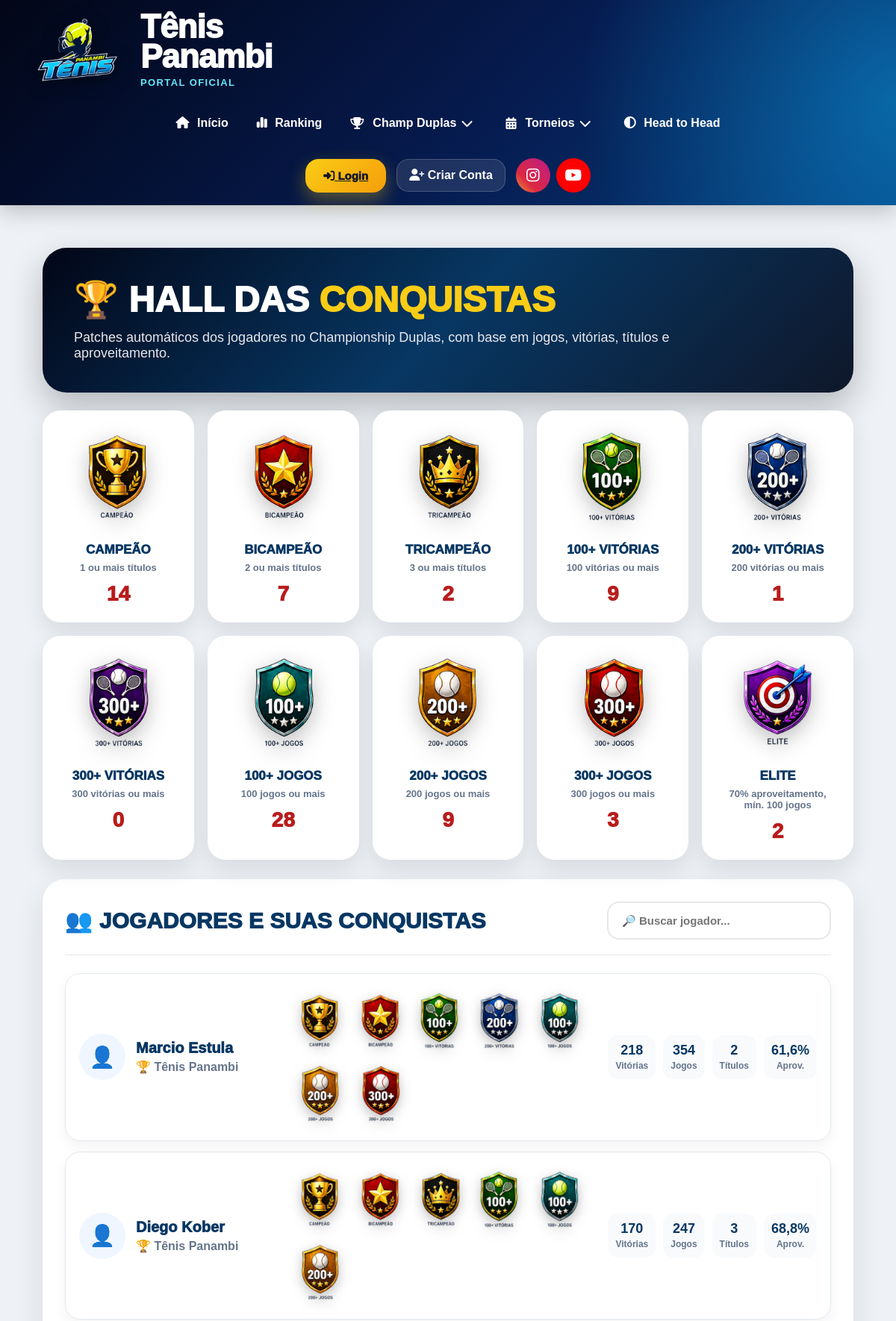
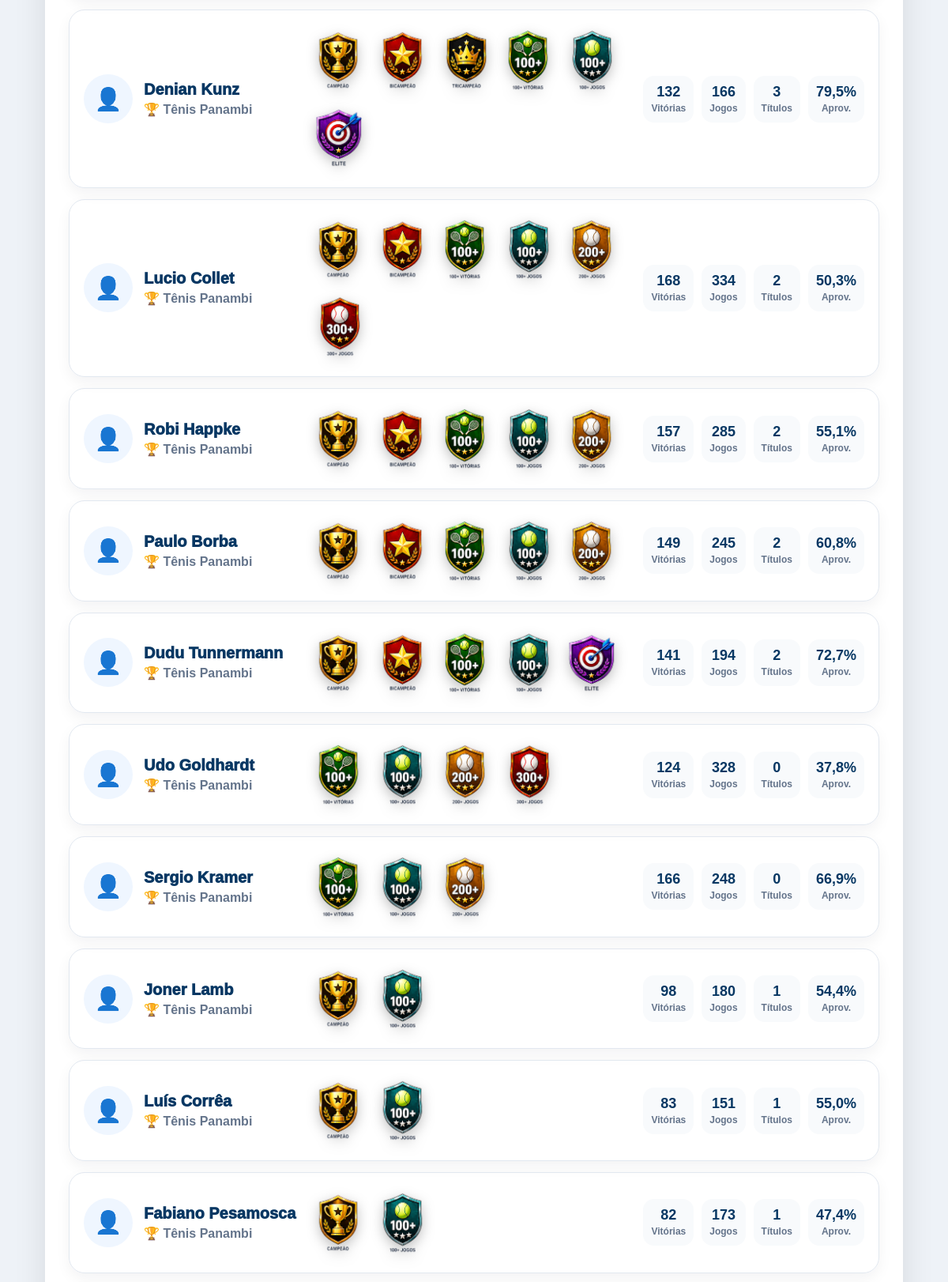
/champ-duplas/selos/ (upper part), run on the app's committed database (2 pictures, top to bottom).
### core/models.py (models this page shows, shortened)
class Jogador(models.Model):
    CATEGORIAS = [
        ('A', 'Categoria A'),
        ('B', 'Categoria B'),
        ('C', 'Categoria C'),
    ]
    NIVEIS = [
        ('INICIANTE', 'Iniciante'),
        ('INTERMEDIARIO', 'Intermediário'),
        ('AVANCADO', 'Avançado'),
    ]
    MAOS = [
        ('DIREITA', 'Direita'),
        ('ESQUERDA', 'Esquerda'),
    ]
    BACKHANDS = [
        ('UMA_MAO', '1 mão'),
        ('DUAS_MAOS', '2 mãos'),
    ]
    ESTILOS_JOGO = [
        ('OFENSIVO', 'Ofensivo'),
        ('DEFENSIVO', 'Defensivo'),
        ('ALL_COURT', 'All Court'),
        ('SAQUE_VOLEIO', 'Saque e Voleio'),
    ]
    CLUBES = [
        ('TENIS_PANAMBI', 'Tênis Panambi'),
        ('AABB', 'AABB'),
        ('AFUBRA', 'Afubra'),
        ('OUTRO', 'Outro'),
    ]
    usuario = models.OneToOneField(
        User,
        on_delete=models.SET_NULL,
        null=True,
        blank=True
    )
    nome = models.CharField(max_length=150)
    email = models.EmailField(
        blank=True,
        null=True
    )
    telefone = models.CharField(
        max_length=30,
        blank=True,
        null=True
    )
    cidade = models.CharField(
        max_length=100,
        blank=True,
        null=True
    )
    categoria = models.CharField(
        max_length=1,
        choices=CATEGORIAS,
        blank=True,
        null=True
    )
    nivel = models.CharField(
        max_length=20,
        choices=NIVEIS,
        default='INICIANTE'
    )
    mao_dominante = models.CharField(
        max_length=20,
        choices=MAOS,
        default='DIREITA'
    )
    raquete = models.CharField(
        max_length=100,
        blank=True,
        null=True
    )
    instagram = models.CharField(
        max_length=100,
        blank=True,
        null=True
    )
    foto = models.ImageField(
        upload_to='jogadores/',
        blank=True,
        null=True
    )
    ano_inicio = models.PositiveIntegerField(
        blank=True,
        null=True,
        verbose_name='Ano que começou a jogar'
    )
    clube = models.CharField(
        max_length=30,
        choices=CLUBES,
        blank=True,
        null=True
    )
    backhand = models.CharField(
        max_length=20,
        choices=BACKHANDS,
        blank=True,
        null=True
    )
    estilo_jogo = models.CharField(
        max_length=30,
        choices=ESTILOS_JOGO,
        blank=True,
        null=True
    )
    jogador_favorito = models.CharField(
        max_length=100,
        blank=True,
        null=True
    )
    frase_pessoal = models.CharField(
        max_length=200,
        blank=True,
        null=True
    )
    jogos_historicos = models.IntegerField(default=0)
    vitorias_historicas = models.IntegerField(default=0)
    derrotas_historicas = models.IntegerField(default=0)
    titulos_cd = models.IntegerField(default=0)
    vice_cd = models.IntegerField(default=0)
    semifinal_cd = models.IntegerField(default=0)
    ativo = models.BooleanField(default=False)
    cadastro_revisado = models.BooleanField(default=False)
    criado_em = models.DateTimeField(auto_now_add=True)
    class Meta:
        ordering = ['categoria', 'nome']

### core/views.py (the view)
def selos_championship(request):
    jogadores_ids_sistema = ParticipanteJogo.objects.filter(
        jogo__status='CONFIRMADO',
        jogo__tipo_jogo='CHAMPIONSHIP_DUPLAS'
    ).values_list(
        'jogador_id',
        flat=True
    ).distinct()
    jogadores = Jogador.objects.filter(
        id__in=jogadores_ids_sistema
    ) | Jogador.objects.filter(
        jogos_historicos__gt=0
    ) | Jogador.objects.filter(
        vitorias_historicas__gt=0
    ) | Jogador.objects.filter(
        derrotas_historicas__gt=0
    ) | Jogador.objects.filter(
        titulos_cd__gt=0
    ) | Jogador.objects.filter(
        vice_cd__gt=0
    )
    jogadores = jogadores.distinct().exclude(
        usuario__is_staff=True
    ).exclude(
        usuario__is_superuser=True
    ).order_by('nome')
    lista_jogadores = []
    contadores = {
        'campeao': 0,
        'bicampeao': 0,
        'tricampeao': 0,
        'vitorias_100': 0,
        'vitorias_200': 0,
        'vitorias_300': 0,
        'jogos_100': 0,
        'jogos_200': 0,
        'jogos_300': 0,
        'elite': 0,
    }
    for jogador in jogadores:
        participacoes = ParticipanteJogo.objects.filter(
            jogador=jogador,
            jogo__status='CONFIRMADO',
            jogo__tipo_jogo='CHAMPIONSHIP_DUPLAS'
        )
        jogos_sistema = participacoes.count()
        vitorias_sistema = participacoes.filter(vencedor=True).count()
        derrotas_sistema = participacoes.filter(vencedor=False).count()
        total_jogos = jogador.jogos_historicos + jogos_sistema
        total_vitorias = jogador.vitorias_historicas + vitorias_sistema
        total_derrotas = jogador.derrotas_historicas + derrotas_sistema
        aproveitamento = 0
        if total_jogos > 0:
            aproveitamento = round(
                (total_vitorias / total_jogos) * 100,
                1
            )
        selos = []
        if jogador.titulos_cd >= 1:
            selos.append({
                'texto': 'Campeão',
                'imagem': 'img/patches/campeao.png'
            })
            contadores['campeao'] += 1
        if jogador.titulos_cd >= 2:
            selos.append({
                'texto': 'Bicampeão',
                'imagem': 'img/patches/bicampeao.png'
            })
            contadores['bicampeao'] += 1
        if jogador.titulos_cd >= 3:
            selos.append({
                'texto': 'Tricampeão',
                'imagem': 'img/patches/tricampeao.png'
            })
            contadores['tricampeao'] += 1
        if total_vitorias >= 100:
            selos.append({
                'texto': '100+ Vitórias',
                'imagem': 'img/patches/100_vitorias.png'
            })
            contadores['vitorias_100'] += 1
        if total_vitorias >= 200:
            selos.append({
                'texto': '200+ Vitórias',
                'imagem': 'img/patches/200_vitorias.png'
            })
            contadores['vitorias_200'] += 1
        if total_vitorias >= 300:
            selos.append({
                'texto': '300+ Vitórias',
                'imagem': 'img/patches/300_vitorias.png'
            })
            contadores['vitorias_300'] += 1
        if total_jogos >= 100:
            selos.append({
                'texto': '100+ Jogos',
                'imagem': 'img/patches/100_jogos.png'
            })
            contadores['jogos_100'] += 1
        if total_jogos >= 200:
            selos.append({
                'texto': '200+ Jogos',
                'imagem': 'img/patches/200_jogos.png'
            })
            contadores['jogos_200'] += 1
        if total_jogos >= 300:
            selos.append({
                'texto': '300+ Jogos',
                'imagem': 'img/patches/300_jogos.png'
            })
            contadores['jogos_300'] += 1
        if aproveitamento >= 70 and total_jogos >= 100:
            selos.append({
                'texto': 'Elite',
                'imagem': 'img/patches/elite.png'
            })
            contadores['elite'] += 1
        if selos:
            lista_jogadores.append({
                'jogador': jogador,
                'jogos': total_jogos,
                'vitorias': total_vitorias,
                'derrotas': total_derrotas,
                'titulos': jogador.titulos_cd,
                'aproveitamento': aproveitamento,
                'selos': selos,
                'total_selos': len(selos),
            })
    lista_jogadores = sorted(
        lista_jogadores,
        key=lambda item: (
            item['total_selos'],
            item['titulos'],
            item['vitorias'],
            item['jogos']
        ),
        reverse=True
    )
    return render(
        request,
        'championship/selos.html',
        {
            'jogadores': lista_jogadores,
            'contadores': contadores,
        }
    )

### core/templates/championship/selos.html (shortened to what this page needs)
{% extends 'base/base.html' %}
{% load static %}
{% block content %}
<div class="selos-page">
    <div class="selos-hero">
        <h1>🏆 Hall das <span>Conquistas</span></h1>
        <p>
            Patches automáticos dos jogadores no Championship Duplas, com base em jogos,
            vitórias, títulos e aproveitamento.
        </p>
    </div>
    <div class="conquistas-grid">
        <div class="conquista-card">
            <img src="{% static 'img/patches/campeao.png' %}" class="patch-card">
            <h3>Campeão</h3>
            <p>1 ou mais títulos</p>
            <div class="conquista-num">{{ contadores.campeao }}</div>
        </div>
        <div class="conquista-card">
            <img src="{% static 'img/patches/bicampeao.png' %}" class="patch-card">
            <h3>Bicampeão</h3>
            <p>2 ou mais títulos</p>
            <div class="conquista-num">{{ contadores.bicampeao }}</div>
        </div>
        <div class="conquista-card">
            <img src="{% static 'img/patches/tricampeao.png' %}" class="patch-card">
            <h3>Tricampeão</h3>
            <p>3 ou mais títulos</p>
            <div class="conquista-num">{{ contadores.tricampeao }}</div>
        </div>
        <div class="conquista-card">
            <img src="{% static 'img/patches/100_vitorias.png' %}" class="patch-card">
            <h3>100+ Vitórias</h3>
            <p>100 vitórias ou mais</p>
            <div class="conquista-num">{{ contadores.vitorias_100 }}</div>
        </div>
        <div class="conquista-card">
            <img src="{% static 'img/patches/200_vitorias.png' %}" class="patch-card">
            <h3>200+ Vitórias</h3>
            <p>200 vitórias ou mais</p>
            <div class="conquista-num">{{ contadores.vitorias_200 }}</div>
        </div>
        <div class="conquista-card">
            <img src="{% static 'img/patches/300_vitorias.png' %}" class="patch-card">
            <h3>300+ Vitórias</h3>
            <p>300 vitórias ou mais</p>
            <div class="conquista-num">{{ contadores.vitorias_300 }}</div>
        </div>
        <div class="conquista-card">
            <img src="{% static 'img/patches/100_jogos.png' %}" class="patch-card">
            <h3>100+ Jogos</h3>
            <p>100 jogos ou mais</p>
            <div class="conquista-num">{{ contadores.jogos_100 }}</div>
        </div>
        <div class="conquista-card">
            <img src="{% static 'img/patches/200_jogos.png' %}" class="patch-card">
            <h3>200+ Jogos</h3>
            <p>200 jogos ou mais</p>
            <div class="conquista-num">{{ contadores.jogos_200 }}</div>
        </div>
        <div class="conquista-card">
            <img src="{% static 'img/patches/300_jogos.png' %}" class="patch-card">
            <h3>300+ Jogos</h3>
            <p>300 jogos ou mais</p>
            <div class="conquista-num">{{ contadores.jogos_300 }}</div>
        </div>
        <div class="conquista-card">
            <img src="{% static 'img/patches/elite.png' %}" class="patch-card">
            <h3>Elite</h3>
            <p>70% aproveitamento, mín. 100 jogos</p>
            <div class="conquista-num">{{ contadores.elite }}</div>
        </div>
    </div>
    <div class="jogadores-card">
        <div class="jogadores-header">
            <h2>👥 Jogadores e suas conquistas</h2>
            <div class="busca-selos">
                <input type="text" id="buscaJogadorSelos" placeholder="🔎 Buscar jogador...">
            </div>
        </div>
        {% for item in jogadores %}
            <div class="jogador-row linha-jogador-selo">
                <div class="jogador-info">
                    <div class="avatar-fallback">
                        👤
                    </div>
                    <div>
                        <div class="jogador-nome">{{ item.jogador.nome }}</div>
                        <div class="jogador-sub">🏆 Tênis Panambi</div>
                    </div>
                </div>
                <div class="selos-lista">
                    {% for selo in item.selos %}
                        <img
                            src="{% static selo.imagem %}"
                            class="patch-img"
                            title="{{ selo.texto }}"
                            alt="{{ selo.texto }}"
                        >
                    {% endfor %}
                </div>
                <div class="stats-mini">
                    <div class="stat-mini">
                        <strong>{{ item.vitorias }}</strong>
                        <span>Vitórias</span>
                    </div>
                    <div class="stat-mini">
                        <strong>{{ item.jogos }}</strong>
                        <span>Jogos</span>
                    </div>
                    <div class="stat-mini">
                        <strong>{{ item.titulos }}</strong>
                        <span>Títulos</span>
                    </div>
                    <div class="stat-mini">
                        <strong>{{ item.aproveitamento }}%</strong>
                        <span>Aprov.</span>
                    </div>
                </div>
            </div>
        {% empty %}
            <p>Nenhuma conquista encontrada.</p>
        {% endfor %}
    </div>
</div>
{% endblock %}

### core/templates/base/base.html (style rules this page uses)
* { margin:0; padding:0; box-sizing:border-box; font-family:Arial, Helvetica, sans-serif; }
body { background:#eef2f7; overflow-x:hidden; }
img { max-width:100%; }

### core/templates/championship/selos.html (style rules this page uses)
.selos-page { max-width:1500px; margin:0 auto; padding:22px; }
.selos-hero { background:linear-gradient(135deg,#020617,#073763,#0f172a); color:white; border-radius:32px; padding:42px; margin-bottom:24px; box-shadow:0 18px 45px rgba(0,0,0,.25); }
.selos-hero h1 { font-size:48px; margin:0; font-weight:1000; text-transform:uppercase; }
.selos-hero h1 span { color:#facc15; }
.selos-hero p { font-size:18px; max-width:820px; opacity:.9; margin-top:12px; }
.conquistas-grid { display:grid; grid-template-columns:repeat(auto-fit,minmax(190px,1fr)); gap:18px; margin-bottom:26px; }
.conquista-card { background:white; border-radius:24px; padding:22px; text-align:center; box-shadow:0 12px 30px rgba(0,0,0,.10); transition:.25s; }
.patch-card { width:105px; height:auto; margin-bottom:10px; filter:drop-shadow(0 8px 14px rgba(0,0,0,.25)); transition:.25s; }
.conquista-card h3 { margin:8px 0 6px; color:#073763; font-size:17px; font-weight:1000; text-transform:uppercase; }
.conquista-card p { margin:0; color:#64748b; font-weight:700; font-size:13px; }
.conquista-num { margin-top:12px; font-size:28px; font-weight:1000; color:#b91c1c; }
.jogadores-card { background:white; border-radius:30px; padding:30px; box-shadow:0 16px 42px rgba(0,0,0,.10); }
.jogadores-header { display:flex; justify-content:space-between; align-items:center; gap:18px; margin-bottom:24px; padding-bottom:20px; border-bottom:1px solid #e5e7eb; }
.jogadores-header h2 { margin:0; color:#073763; font-size:30px; font-weight:1000; text-transform:uppercase; }
.busca-selos { min-width:300px; }
.busca-selos input { width:100%; padding:15px 18px; border:2px solid #e5e7eb; border-radius:16px; font-size:15px; font-weight:700; }
.jogador-row { display:grid; grid-template-columns:2fr 3fr 2fr; gap:18px; align-items:center; border:1px solid #e2e8f0; border-radius:20px; padding:18px; margin-bottom:14px; box-shadow:0 7px 18px rgba(15,23,42,.05); transition:.2s; }
.jogador-info { display:flex; align-items:center; gap:14px; }
.avatar-fallback { width:62px; height:62px; border-radius:50%; background:#eff6ff; display:flex; align-items:center; justify-content:center; font-size:28px; }
.jogador-nome { font-size:20px; font-weight:1000; color:#073763; }
.jogador-sub { color:#64748b; font-weight:700; margin-top:4px; }
.selos-lista { display:flex; flex-wrap:wrap; gap:8px; align-items:center; }
.patch-img { width:66px; height:auto; margin:3px; transition:.25s; filter:drop-shadow(0 5px 8px rgba(0,0,0,.25)); cursor:pointer; }
.stats-mini { display:grid; grid-template-columns:repeat(4,1fr); gap:10px; text-align:center; }
.stat-mini { background:#f8fafc; border-radius:14px; padding:10px; }
.stat-mini strong { display:block; color:#073763; font-size:18px; }
.stat-mini span { color:#64748b; font-size:12px; font-weight:700; }

### data on the page
Jogador: jogador.nome "Marcio Estula", vitorias "218", jogos "354", titulos "2", aproveitamento "61,6"
Jogador: jogador.nome "Diego Kober", vitorias "170", jogos "247", titulos "3", aproveitamento "68,8"
Jogador: jogador.nome "Denian Kunz", vitorias "132", jogos "166", titulos "3", aproveitamento "79,5"
Jogador: jogador.nome "Lucio Collet", vitorias "168", jogos "334", titulos "2", aproveitamento "50,3"
Jogador: jogador.nome "Robi Happke", vitorias "157", jogos "285", titulos "2", aproveitamento "55,1"
Jogador: jogador.nome "Paulo Borba", vitorias "149", jogos "245", titulos "2", aproveitamento "60,8"
Jogador: jogador.nome "Dudu Tunnermann", vitorias "141", jogos "194", titulos "2", aproveitamento "72,7"
Jogador: jogador.nome "Udo Goldhardt", vitorias "124", jogos "328", titulos "0", aproveitamento "37,8"
Jogador: jogador.nome "Sergio Kramer", vitorias "166", jogos "248", titulos "0", aproveitamento "66,9"
Jogador: jogador.nome "Joner Lamb", vitorias "98", jogos "180", titulos "1", aproveitamento "54,4"
Jogador: jogador.nome "Luís Corrêa", vitorias "83", jogos "151", titulos "1", aproveitamento "55,0"
Jogador: jogador.nome "Fabiano Pesamosca", vitorias "82", jogos "173", titulos "1", aproveitamento "47,4"

### other printed values
{{ contadores.campeao }} "14"
{{ contadores.bicampeao }} "7"
{{ contadores.tricampeao }} "2"
{{ contadores.vitorias_100 }} "9"
{{ contadores.vitorias_200 }} "1"
{{ contadores.vitorias_300 }} "0"
{{ contadores.jogos_100 }} "28"
{{ contadores.jogos_200 }} "9"
{{ contadores.jogos_300 }} "3"
{{ contadores.elite }} "2"
